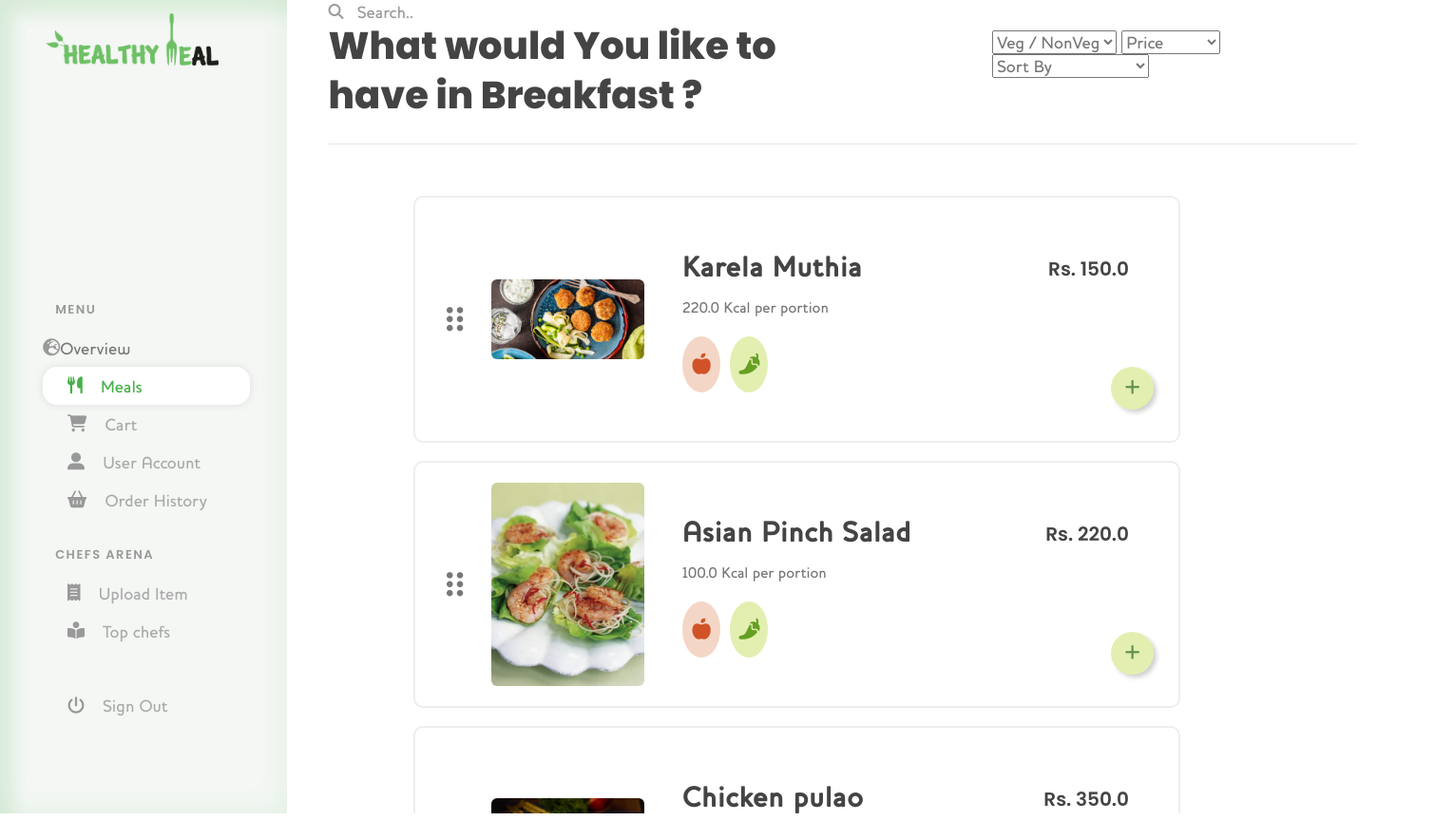
/filter/, run on the app's committed database.
### core/models.py (models this page shows, shortened)
class Item(models.Model):
    chef = models.ForeignKey(settings.AUTH_USER_MODEL,on_delete=models.CASCADE, null=True)
    title = models.CharField(max_length=100)
    is_veg = models.BooleanField(default=True)
    available = models.BooleanField(default=True)
    price = models.FloatField()
    discount_price = models.FloatField(blank=True, null=True)
    calories = models.FloatField(default=0)
    slug = models.SlugField(unique=True)
    description = models.TextField()
    image = models.ImageField(upload_to='item_pics')
    def get_absolute_url(self):
        return reverse("core:product", kwargs={
            'slug': self.slug
        })
    def get_add_to_cart_url(self):
        return reverse("core:add-to-cart", kwargs={
            'slug': self.slug
        })

### core/views.py (the view)
# urls.py: path('filter/', filterItems, name='filter'),
def filterItems(request):
	if request.method == 'POST':
		filterAtt = request.POST['filters']
		filter_qs = Item.objects.filter(category = filterAtt)
		return render(request, 'core/menu.html', context = {'items' : filter_qs})
	return render(request, 'core/menu.html', context={'items' : Item.objects.all()})

### core/templates/core/menu.html (shortened to what this page needs)
{% load static %}
<!DOCTYPE html>
<html lang="en">
<head>
    <link rel="stylesheet" type="text/css" href="{% static 'core/meal.css' %}">
</head>
<body>
    <div class="grid-container1 gc">
        <div class="item1">
            <div class="logo">
                <img src="{% static 'core/images/Asset 64@2x.png' %}">
            </div>
            <div class="user">
            </div>
            <div class="opt">
                <div class="head">Menu</div>
                <a href="{% url 'home' %}">
                    <i class="fas fa-globe-europe"></i>
                    <div class="optname"> Overview </div>
                </a>
                <a href="{% url 'core:menu' %}" class="options active">
                    <i class="fas fa-utensils"></i>
                    <div class="optname">Meals</div>
                </a>
                <a href=" {% url 'core:order-summary' %} " class="options">
                    <i class="fas fa-shopping-cart"></i>
                    <div class="optname">Cart</div>
                </a>
                <a href="{% url 'users:profile' %}" class="options">
                    <i class="fas fa-user-alt"></i>
                    <div class="optname">User Account</div>
                </a>
                <a href="{% url 'core:order-history' %}" class="options">
                    <i class="fas fa-shopping-basket"></i>
                    <div class="optname">Order History</div>
                </a>
                <div class="head">Chefs Arena</div>
                <a href="{% url 'core:product-create' %}" class="options">
                    <i class="fas fa-receipt"></i>
                    <div class="optname">Upload Item</div>
                </a>
                <a href="{% url 'core:chef-list' %}" class="options">
                    <i class="fas fa-book-reader"></i>
                    <div class="optname">Top chefs</div>
                </a>
                <a href="{% url 'users:logout' %}" class="options signout">
                    <i class="fas fa-power-off"></i>
                    <div class="optname">Sign Out</div>
                </a>
            </div>
        </div>
        <div class="item2">
            <div class="search_bar">
                <form action="{% url 'core:search' %}">
                    <i class="fas fa-search"></i>
                    <input name="q" value="{{request.GET.q}}"type="text" placeholder="Search..">
                </form>
            </div>
            <br> <br> <br> <br>
            <form method="POST" enctype="multipart/form-data">
                <div class="nut">
                </div>
        </div>
        <div class="item3">
            <div class="left">
                <div class="headline">What would You like to have in Breakfast ?</div>
            </div>
            <div class="right">
                  <form method="POST" enctype="multipart/form-data">
                    <select id="filter1" name="filter1" onchange="this.form.submit()">
                      <option selected="selected"> Veg / NonVeg </option>
                    </select>
                    <select id="filter2" name="filter2" onchange="this.form.submit()" >
                      <option selected="selected"> Price </option>
                    </select>
                    <select id="sort" name="sort" onchange="this.form.submit()" >
                      <option selected="selected"> Sort By </option>
                    </select>
                  </form>
            </div>
        </div>
        <div class="item4">
            <div class="list">
                {% for object in items %}
                          <div class="food_item">
                              <div class="one">
                                  <i class="fas fa-ellipsis-v"></i>
                                  <i class="fas fa-ellipsis-v"></i>
                              </div>
                              <div class="two">
                                  <img src="{{object.image.url}}">
                              </div>
                              <div class="three">
                                  <div class="upar">
                                      <a href="{{object.get_absolute_url}} " class="name">
                                          {{object.title}}
                                      </a>
                                      <br>
                                      <div class="price">
                                          Rs. {{ object.price }}
                                      </div>
                                  </div>
                                  <div class="val">
                                      {{object.calories}} Kcal per portion
                                  </div>
                                  <div class="ing">
                                      <div>
                                          <i class="fas fa-apple-alt"></i>
                                      </div>
                                      <div>
                                          <i class="fas fa-pepper-hot"></i>
                                      </div>
                                  </div>
                                  <div class="add">
                                      <a href="{{ object.get_add_to_cart_url }}">
                                          <i class="fas fa-plus"></i>
                                      </a>
                                  </div>
                              </div>
                          </div>
                {% endfor %}
            </div>
        </div>
    </div>
</body>
</html>

### data on the page
Item: image (picture), title "Karela Muthia", price "150.0", calories "220.0"
Item: image (picture), title "Asian Pinch Salad", price "220.0", calories "100.0"
Item: image (picture), title "Chicken pulao", price "350.0"
